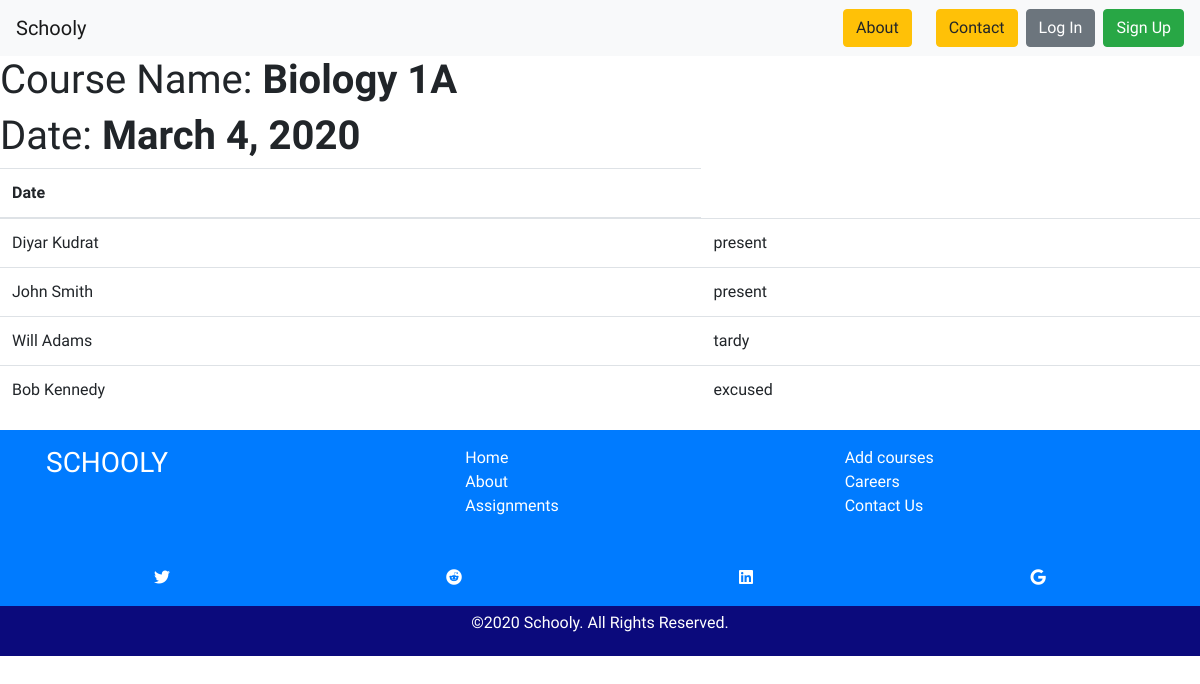
Before: /attendance/1/ with the older database file.
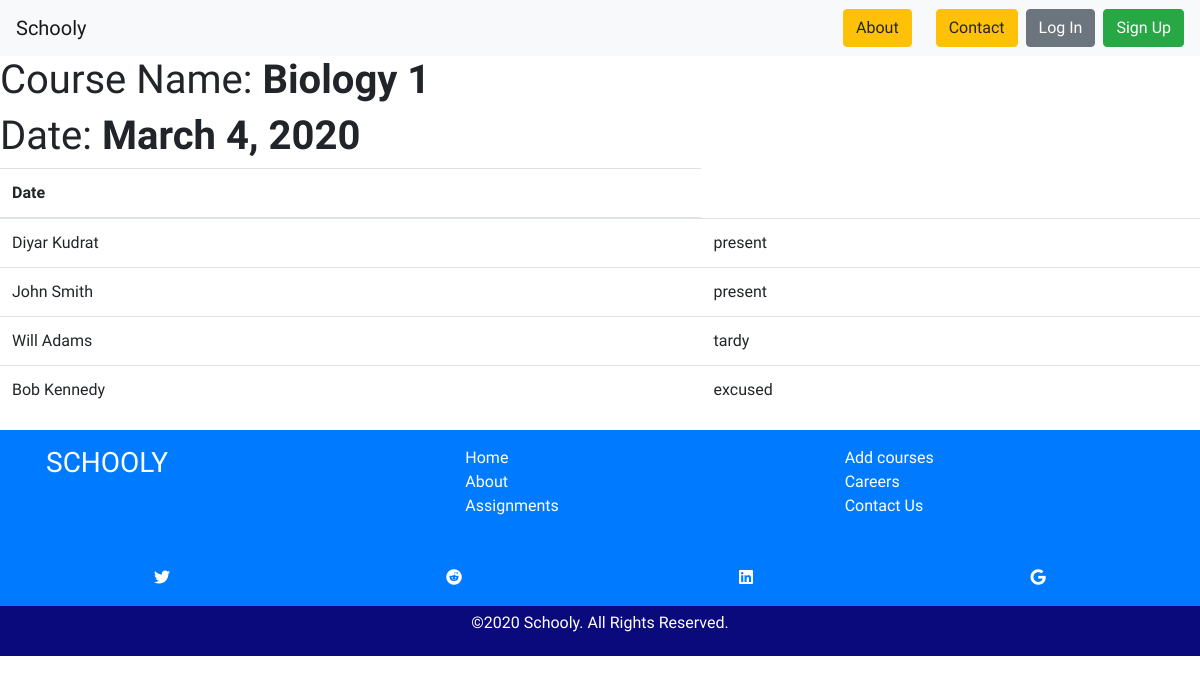
After: the same page with the newer database file.
### attendance/models.py (models this page shows, shortened)
class CourseAttendance(models.Model):
    course = models.ForeignKey(Course, on_delete = models.CASCADE)
    date = models.DateField(null=True)

### classes/models.py (models this page shows, shortened)
class Course(models.Model):
    course_name = models.CharField(max_length=150)
    slug = models.CharField(max_length=30, blank=True, editable=False,
                            help_text="Unique URL path to access this page. Generated by the system.")
    course_teacher = models.CharField(max_length=150, null=True)
    description = models.CharField(max_length=250)
    assigments = models.ManyToManyField(Assignment, blank=True, null=True, related_name="course_assignments")

### attendance/views.py (the view)
# urls.py: path('<int:pk>/', views.AttendanceDetailView.as_view(), name='attendance-detail-page'),
class AttendanceDetailView(View):
    def get(self, request, *args, **kwargs):
        course = get_object_or_404(CourseAttendance, pk=kwargs['pk'])
        students = Attendance.objects.filter(course=course)
        context = {'course': course, 'students': students}
        return render(request, 'attendance_detail.html', context)

### attendance/models.py (called while the page is built)
    def __str__(self):
        return self.student.user.first_name + ' ' + self.student.user.last_name

### classes/templates/attendance_detail.html
{% extends 'base.html' %}
{% block content %}
<h1>Course Name: <b>{{ course.course.course_name }}</b></h1>
<h1>Date: <b>{{ course.date }}</b></h1>
<table class="table">
    <thead>
      <tr>
        <th scope="col">Date</th>
      </tr>
    </thead>
    <tbody>
      {% for student in students %}
      <tr>
        <td href="#">{{ student }}</td>
        <td>{{student.attendance_status}}</td>
      </tr>
      {% endfor %}
    </tbody>
  </table>
{% endblock %}

Changed rows visible on the page:
changed through a linked row, CourseAttendance: course.course_name "Biology 1A" → "Biology 1"
